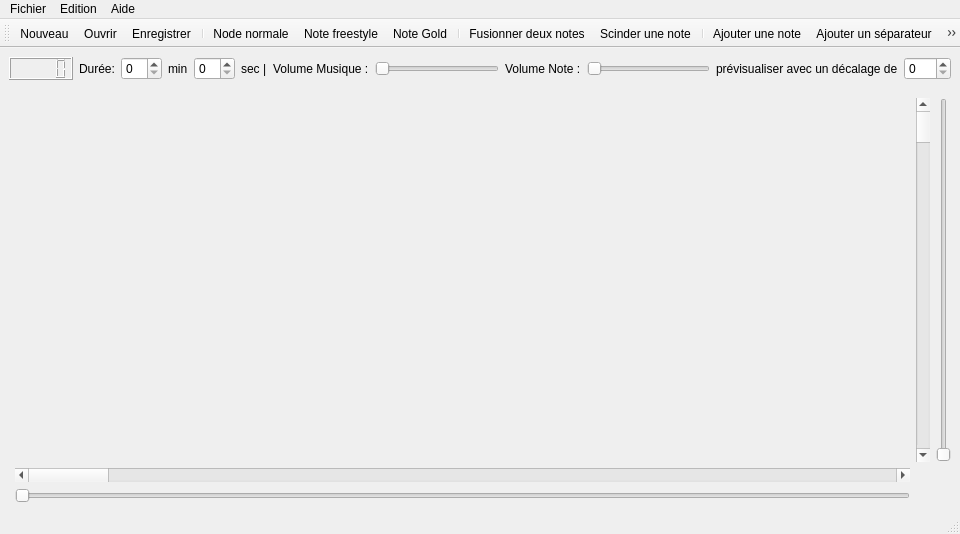
<?xml version="1.0" encoding="UTF-8"?>
<ui version="4.0">
 <class>EditWindowClass</class>
 <widget class="QMainWindow" name="EditWindowClass">
  <property name="geometry">
   <rect>
    <x>0</x>
    <y>0</y>
    <width>960</width>
    <height>534</height>
   </rect>
  </property>
  <property name="windowTitle">
   <string>MainWindow</string>
  </property>
  <property name="windowIcon">
   <iconset resource="data.qrc">
    <normaloff>:/Images/images/logo2.png</normaloff>:/Images/images/logo2.png</iconset>
  </property>
  <widget class="QWidget" name="mainHorizontalLayoutWidget">
   <layout class="QHBoxLayout" name="mainHorizontalLayout">
    <item>
     <layout class="QVBoxLayout" name="tabEditVLayContener">
      <item>
       <layout class="QHBoxLayout" name="HLayAudioDevice">
        <item>
         <widget class="QLCDNumber" name="lcd_music"/>
        </item>
        <item>
         <widget class="QLabel" name="label_4">
          <property name="text">
           <string>Durée:</string>
          </property>
         </widget>
        </item>
        <item>
         <widget class="QSpinBox" name="spinBoxMinute"/>
        </item>
        <item>
         <widget class="QLabel" name="label_5">
          <property name="text">
           <string>min</string>
          </property>
         </widget>
        </item>
        <item>
         <widget class="QSpinBox" name="spinBoxSecond">
          <property name="maximum">
           <number>59</number>
          </property>
         </widget>
        </item>
        <item>
         <widget class="QLabel" name="label_6">
          <property name="text">
           <string>sec |</string>
          </property>
         </widget>
        </item>
        <item>
         <widget class="QLabel" name="label">
          <property name="text">
           <string>Volume Musique :</string>
          </property>
         </widget>
        </item>
        <item>
         <widget class="QSlider" name="Slider_MusiqueVolume">
          <property name="orientation">
           <enum>Qt::Horizontal</enum>
          </property>
         </widget>
        </item>
        <item>
         <widget class="QLabel" name="label_2">
          <property name="text">
           <string>Volume Note :</string>
          </property>
         </widget>
        </item>
        <item>
         <widget class="QSlider" name="Slider_NoteVolume">
          <property name="orientation">
           <enum>Qt::Horizontal</enum>
          </property>
         </widget>
        </item>
        <item>
         <widget class="QLabel" name="label_3">
          <property name="text">
           <string>prévisualiser avec un décalage de</string>
          </property>
         </widget>
        </item>
        <item>
         <widget class="QSpinBox" name="offsetSpinBox">
          <property name="maximum">
           <number>120</number>
          </property>
         </widget>
        </item>
       </layout>
      </item>
      <item>
       <layout class="QGridLayout" name="tabEditeurLayMain">
        <item row="2" column="3">
         <widget class="QSlider" name="vSlider">
          <property name="orientation">
           <enum>Qt::Vertical</enum>
          </property>
         </widget>
        </item>
        <item row="3" column="1">
         <widget class="QScrollBar" name="hScroll">
          <property name="orientation">
           <enum>Qt::Horizontal</enum>
          </property>
         </widget>
        </item>
        <item row="4" column="1">
         <widget class="QSlider" name="hSlider">
          <property name="orientation">
           <enum>Qt::Horizontal</enum>
          </property>
         </widget>
        </item>
        <item row="2" column="2">
         <widget class="QScrollBar" name="vScroll">
          <property name="orientation">
           <enum>Qt::Vertical</enum>
          </property>
         </widget>
        </item>
        <item row="3" column="0">
         <widget class="QWidget" name="widget" native="true"/>
        </item>
        <item row="1" column="2">
         <widget class="QWidget" name="widget_2" native="true"/>
        </item>
        <item row="0" column="2">
         <widget class="QWidget" name="widget_3" native="true"/>
        </item>
       </layout>
      </item>
     </layout>
    </item>
   </layout>
  </widget>
  <widget class="QMenuBar" name="menubar">
   <property name="geometry">
    <rect>
     <x>0</x>
     <y>0</y>
     <width>960</width>
     <height>21</height>
    </rect>
   </property>
   <widget class="QMenu" name="menuFile">
    <property name="title">
     <string>Fichier</string>
    </property>
    <addaction name="actionNew"/>
    <addaction name="actionOpen"/>
    <addaction name="actionSave"/>
    <addaction name="actionSaveAs"/>
    <addaction name="separator"/>
    <addaction name="actionRecentFiles"/>
    <addaction name="separator"/>
    <addaction name="actionPreferences"/>
    <addaction name="separator"/>
    <addaction name="actionQuit"/>
   </widget>
   <widget class="QMenu" name="menuHelp">
    <property name="title">
     <string>Aide</string>
    </property>
    <addaction name="actionHelp"/>
    <addaction name="actionAbout"/>
   </widget>
   <widget class="QMenu" name="menuEdit">
    <property name="title">
     <string>Edition</string>
    </property>
    <addaction name="actionEditHeaders"/>
    <addaction name="separator"/>
    <addaction name="actionSplitNote"/>
    <addaction name="actionMergeNotes"/>
    <addaction name="separator"/>
    <addaction name="actionSetNormalNote"/>
    <addaction name="actionSetFreeNote"/>
    <addaction name="actionSetGoldNote"/>
    <addaction name="separator"/>
    <addaction name="actionAddNote"/>
    <addaction name="actionAddSeparator"/>
    <addaction name="actionDeleteNote"/>
    <addaction name="separator"/>
    <addaction name="actionMorphe"/>
    <addaction name="actionLockTimings"/>
    <addaction name="actionDoublePrecision"/>
   </widget>
   <addaction name="menuFile"/>
   <addaction name="menuEdit"/>
   <addaction name="menuHelp"/>
  </widget>
  <widget class="QToolBar" name="toolBar">
   <property name="minimumSize">
    <size>
     <width>0</width>
     <height>0</height>
    </size>
   </property>
   <property name="baseSize">
    <size>
     <width>0</width>
     <height>40</height>
    </size>
   </property>
   <property name="windowTitle">
    <string>toolBar</string>
   </property>
   <property name="iconSize">
    <size>
     <width>35</width>
     <height>30</height>
    </size>
   </property>
   <attribute name="toolBarArea">
    <enum>TopToolBarArea</enum>
   </attribute>
   <attribute name="toolBarBreak">
    <bool>false</bool>
   </attribute>
   <addaction name="actionNew"/>
   <addaction name="actionOpen"/>
   <addaction name="actionSave"/>
   <addaction name="separator"/>
   <addaction name="actionSetNormalNote"/>
   <addaction name="actionSetFreeNote"/>
   <addaction name="actionSetGoldNote"/>
   <addaction name="separator"/>
   <addaction name="actionMergeNotes"/>
   <addaction name="actionSplitNote"/>
   <addaction name="separator"/>
   <addaction name="actionAddNote"/>
   <addaction name="actionAddSeparator"/>
   <addaction name="separator"/>
   <addaction name="actionDeleteNote"/>
   <addaction name="separator"/>
   <addaction name="actionMorphe"/>
   <addaction name="actionLockTimings"/>
   <addaction name="actionDoublePrecision"/>
   <addaction name="actionCenter"/>
   <addaction name="actionApplyOffset"/>
  </widget>
  <widget class="QStatusBar" name="statusbar"/>
  <action name="actionNew">
   <property name="icon">
    <iconset resource="data.qrc">
     <normaloff>:/Images/images/new.png</normaloff>:/Images/images/new.png</iconset>
   </property>
   <property name="text">
    <string>Nouveau</string>
   </property>
   <property name="statusTip">
    <string>Nouveau</string>
   </property>
   <property name="whatsThis">
    <string comment="nouveau" extracomment="com"/>
   </property>
  </action>
  <action name="actionOpen">
   <property name="icon">
    <iconset resource="data.qrc">
     <normaloff>:/Images/images/open.png</normaloff>:/Images/images/open.png</iconset>
   </property>
   <property name="text">
    <string>Ouvrir</string>
   </property>
   <property name="statusTip">
    <string>Ouvrir</string>
   </property>
   <property name="shortcut">
    <string>Ctrl+O</string>
   </property>
  </action>
  <action name="actionSave">
   <property name="icon">
    <iconset resource="data.qrc">
     <normaloff>:/Images/images/save.png</normaloff>:/Images/images/save.png</iconset>
   </property>
   <property name="text">
    <string>Enregistrer</string>
   </property>
   <property name="statusTip">
    <string>Enregistrer</string>
   </property>
   <property name="shortcut">
    <string>Ctrl+S</string>
   </property>
  </action>
  <action name="actionQuit">
   <property name="icon">
    <iconset resource="data.qrc">
     <normaloff>:/Images/images/exit.png</normaloff>:/Images/images/exit.png</iconset>
   </property>
   <property name="text">
    <string>Quitter</string>
   </property>
   <property name="statusTip">
    <string>Quitter</string>
   </property>
   <property name="shortcut">
    <string>Ctrl+Q</string>
   </property>
  </action>
  <action name="actionHelp">
   <property name="text">
    <string>Aide</string>
   </property>
  </action>
  <action name="actionEditHeaders">
   <property name="text">
    <string>Editer les entêtes</string>
   </property>
   <property name="statusTip">
    <string comment="Edition">Editer les entêtes (Titre, Auteur, Background...)</string>
   </property>
  </action>
  <action name="actionRecentFiles">
   <property name="text">
    <string>Fichiers récents</string>
   </property>
  </action>
  <action name="actionSplitNote">
   <property name="icon">
    <iconset resource="data.qrc">
     <normaloff>:/Images/images/scinder.png</normaloff>:/Images/images/scinder.png</iconset>
   </property>
   <property name="text">
    <string>Scinder une note</string>
   </property>
   <property name="statusTip">
    <string>Scinder la note en 2</string>
   </property>
  </action>
  <action name="actionMergeNotes">
   <property name="icon">
    <iconset resource="data.qrc">
     <normaloff>:/Images/images/fusion.png</normaloff>:/Images/images/fusion.png</iconset>
   </property>
   <property name="text">
    <string>Fusionner deux notes</string>
   </property>
   <property name="statusTip">
    <string>Fusionner les notes sélectionnées</string>
   </property>
  </action>
  <action name="actionSetNormalNote">
   <property name="icon">
    <iconset resource="data.qrc">
     <normaloff>:/Images/images/nodeNormal.png</normaloff>:/Images/images/nodeNormal.png</iconset>
   </property>
   <property name="text">
    <string>Node normale</string>
   </property>
   <property name="statusTip">
    <string>Transformer les notes sélectionnées en notes Normales</string>
   </property>
   <property name="shortcut">
    <string>N</string>
   </property>
  </action>
  <action name="actionSetFreeNote">
   <property name="icon">
    <iconset resource="data.qrc">
     <normaloff>:/Images/images/nodeFree.png</normaloff>:/Images/images/nodeFree.png</iconset>
   </property>
   <property name="text">
    <string>Note freestyle</string>
   </property>
   <property name="statusTip">
    <string>Transformer les notes sélectionnées en notes libres</string>
   </property>
   <property name="shortcut">
    <string>F</string>
   </property>
  </action>
  <action name="actionSetGoldNote">
   <property name="icon">
    <iconset resource="data.qrc">
     <normaloff>:/Images/images/nodeGold.png</normaloff>:/Images/images/nodeGold.png</iconset>
   </property>
   <property name="text">
    <string>Note Gold</string>
   </property>
   <property name="statusTip">
    <string>Transformer les notes sélectionnées en notes Gold</string>
   </property>
   <property name="shortcut">
    <string>G</string>
   </property>
  </action>
  <action name="actionAddNote">
   <property name="icon">
    <iconset resource="data.qrc">
     <normaloff>:/Images/images/addNote.png</normaloff>:/Images/images/addNote.png</iconset>
   </property>
   <property name="text">
    <string>Ajouter une note</string>
   </property>
   <property name="statusTip">
    <string>Ajouter une note</string>
   </property>
  </action>
  <action name="actionAddSeparator">
   <property name="icon">
    <iconset resource="data.qrc">
     <normaloff>:/Images/images/addSep.png</normaloff>:/Images/images/addSep.png</iconset>
   </property>
   <property name="text">
    <string>Ajouter un séparateur</string>
   </property>
   <property name="statusTip">
    <string>Ajouter un séparateur (pour coupé une phrase en 2)</string>
   </property>
  </action>
  <action name="actionSaveAs">
   <property name="icon">
    <iconset resource="data.qrc">
     <normaloff>:/Images/images/save.png</normaloff>:/Images/images/save.png</iconset>
   </property>
   <property name="text">
    <string>Enregistrer sous...</string>
   </property>
   <property name="statusTip">
    <string>Enregistrer sous</string>
   </property>
  </action>
  <action name="actionDeleteNote">
   <property name="icon">
    <iconset resource="data.qrc">
     <normaloff>:/Images/images/supp.png</normaloff>:/Images/images/supp.png</iconset>
   </property>
   <property name="text">
    <string>Supprimer les notes sélectionnées</string>
   </property>
   <property name="statusTip">
    <string>Supprimer les notes sélectionnées</string>
   </property>
   <property name="shortcut">
    <string>Del</string>
   </property>
  </action>
  <action name="actionPreferences">
   <property name="text">
    <string>Préférences</string>
   </property>
   <property name="statusTip">
    <string>Préférences du logiciel</string>
   </property>
   <property name="menuRole">
    <enum>QAction::PreferencesRole</enum>
   </property>
  </action>
  <action name="actionMorphe">
   <property name="icon">
    <iconset resource="data.qrc">
     <normaloff>:/Images/images/morphe.png</normaloff>:/Images/images/morphe.png</iconset>
   </property>
   <property name="text">
    <string>Calquer les notes sélectionnées</string>
   </property>
   <property name="toolTip">
    <string>Calquer les notes sélectionnées sur les notes des phrases d'avant (qui sont affiché en gris)</string>
   </property>
   <property name="statusTip">
    <string>Calquer les notes sélectionnées sur les notes des phrases d'avant (qui sont affiché en gris)</string>
   </property>
  </action>
  <action name="actionLockTimings">
   <property name="checkable">
    <bool>true</bool>
   </property>
   <property name="icon">
    <iconset resource="data.qrc">
     <normaloff>:/Images/images/lockTime.png</normaloff>:/Images/images/lockTime.png</iconset>
   </property>
   <property name="text">
    <string>Verrouiller les timings</string>
   </property>
   <property name="statusTip">
    <string>Verrouiller les timings (les notes ne bougerons que de bas en haut)</string>
   </property>
  </action>
  <action name="actionDoublePrecision">
   <property name="icon">
    <iconset resource="data.qrc">
     <normaloff>:/Images/images/doubleP.png</normaloff>:/Images/images/doubleP.png</iconset>
   </property>
   <property name="text">
    <string>Doubler la précision</string>
   </property>
   <property name="statusTip">
    <string>Doubler la précision</string>
   </property>
  </action>
  <action name="actionCenter">
   <property name="text">
    <string>Centrer</string>
   </property>
   <property name="toolTip">
    <string>Centrer la vue sur le curseur</string>
   </property>
   <property name="shortcut">
    <string>C</string>
   </property>
  </action>
  <action name="actionSendFeedback">
   <property name="enabled">
    <bool>true</bool>
   </property>
   <property name="text">
    <string>Envoyer une suggestion/remarque rapide</string>
   </property>
  </action>
  <action name="actionApplyOffset">
   <property name="text">
    <string>Décaler les notes</string>
   </property>
  </action>
  <action name="actionAbout">
   <property name="text">
    <string>About</string>
   </property>
  </action>
 </widget>
 <resources>
  <include location="data.qrc"/>
 </resources>
 <connections/>
</ui>
